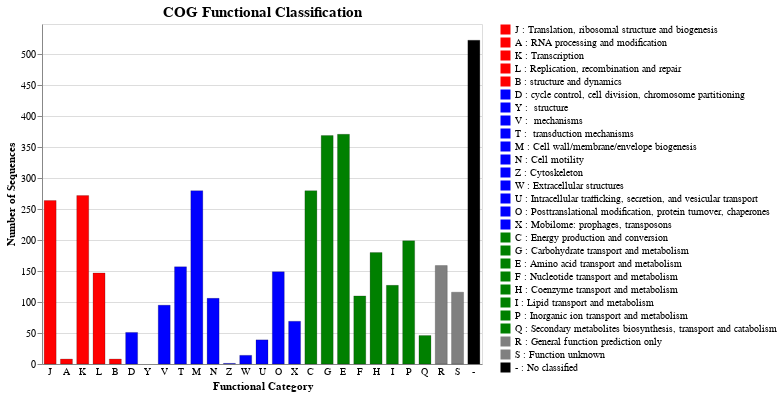

Notebook cell for this chart:
### Code cell
from cogclassifier.plot import plot_cog_count_barchart

cog_count_file = "./cog_count_change_color.tsv"
barchart = plot_cog_count_barchart(cog_count_file)
barchart

### Figure 1 — Vega-Lite specification as saved in the notebook (floating-point values rounded to 4 significant figures)
{"config": {"view": {"continuousWidth": 300, "continuousHeight": 300}, "axisX": {"labelAngle": 0, "tickSize": 0}, "legend": {"labelLimit": 0}, "mark": {"stroke": "black", "strokeOpacity": 1, "strokeWidth": 0.15, "width": 12}, "title": {"fontSize": 15}}, "data": {"name": "data-a31fe5fd03d6e28df9391981bbb980f3"}, "mark": {"type": "bar", "stroke": "black", "strokeWidth": 0.2}, "encoding": {"color": {"field": "L_DESCRIPTION", "scale": {"domain": ["J : Translation, ribosomal structure and biogenesis", "A : RNA processing and modification", "K : Transcription", "L : Replication, recombination and repair", "B : structure and dynamics", "D : cycle control, cell division, chromosome partitioning", "Y :  structure", "V :  mechanisms", "T :  transduction mechanisms", "M : Cell wall/membrane/envelope biogenesis", "N : Cell motility", "Z : Cytoskeleton", "W : Extracellular structures", "U : Intracellular trafficking, secretion, and vesicular transport", "O : Posttranslational modification, protein turnover, chaperones", "X : Mobilome: prophages, transposons", "C : Energy production and conversion", "G : Carbohydrate transport and metabolism", "E : Amino acid transport and metabolism", "F : Nucleotide transport and metabolism", "H : Coenzyme transport and metabolism", "I : Lipid transport and metabolism", "P : Inorganic ion transport and metabolism", "Q : Secondary metabolites biosynthesis, transport and catabolism", "R : General function prediction only", "S : Function unknown", "- : No classified"], "range": ["red", "red", "red", "red", "red", "blue", "blue", "blue", "blue", "blue", "blue", "blue", "blue", "blue", "blue", "blue", "green", "green", "green", "green", "green", "green", "green", "green", "grey", "grey", "black"]}, "title": "", "type": "nominal"}, "stroke": {"condition": {"test": "(datum['COUNT'] > 0)", "value": "black"}, "value": "transparent"}, "tooltip": [{"field": "DESCRIPTION", "type": "nominal"}, {"field": "LETTER", "type": "nominal"}, {"field": "COUNT", "type": "quantitative"}, {"field": "RATIO(%)", "type": "nominal"}], "x": {"field": "LETTER", "sort": null, "title": "Functional Category", "type": "nominal"}, "y": {"axis": {"format": "c"}, "field": "COUNT", "scale": {"clamp": true, "domainMax": 549.1}, "title": "Number of Sequences", "type": "quantitative"}}, "height": 340, "title": "COG Functional Classification", "width": 440, "$schema": "https://vega.github.io/schema/vega-lite/v5.20.1.json", "datasets": {"data-a31fe5fd03d6e28df9391981bbb980f3": [{"LETTER": "J", "COUNT": 264, "GROUP": "INFORMATION STORAGE AND PROCESSING", "COLOR": "red", "DESCRIPTION": "Translation, ribosomal structure and biogenesis", "RATIO": 0.06377, "RATIO(%)": "6.38%", "L_DESCRIPTION": "J : Translation, ribosomal structure and biogenesis"}, {"LETTER": "A", "COUNT": 8, "GROUP": "INFORMATION STORAGE AND PROCESSING", "COLOR": "red", "DESCRIPTION": "RNA processing and modification", "RATIO": 0.001932, "RATIO(%)": "0.19%", "L_DESCRIPTION": "A : RNA processing and modification"}, {"LETTER": "K", "COUNT": 272, "GROUP": "INFORMATION STORAGE AND PROCESSING", "COLOR": "red", "DESCRIPTION": "Transcription", "RATIO": 0.0657, "RATIO(%)": "6.57%", "L_DESCRIPTION": "K : Transcription"}, {"LETTER": "L", "COUNT": 147, "GROUP": "INFORMATION STORAGE AND PROCESSING", "COLOR": "red", "DESCRIPTION": "Replication, recombination and repair", "RATIO": 0.03551, "RATIO(%)": "3.55%", "L_DESCRIPTION": "L : Replication, recombination and repair"}, {"LETTER": "B", "COUNT": 8, "GROUP": "INFORMATION STORAGE AND PROCESSING", "COLOR": "red", "DESCRIPTION": "structure and dynamics", "RATIO": 0.001932, "RATIO(%)": "0.19%", "L_DESCRIPTION": "B : structure and dynamics"}, {"LETTER": "D", "COUNT": 51, "GROUP": "CELLULAR PROCESSES AND SIGNALING", "COLOR": "blue", "DESCRIPTION": "cycle control, cell division, chromosome partitioning", "RATIO": 0.01232, "RATIO(%)": "1.23%", "L_DESCRIPTION": "D : cycle control, cell division, chromosome partitioning"}, {"LETTER": "Y", "COUNT": 0, "GROUP": "CELLULAR PROCESSES AND SIGNALING", "COLOR": "blue", "DESCRIPTION": " structure", "RATIO": 0.0, "RATIO(%)": "0.00%", "L_DESCRIPTION": "Y :  structure"}, {"LETTER": "V", "COUNT": 95, "GROUP": "CELLULAR PROCESSES AND SIGNALING", "COLOR": "blue", "DESCRIPTION": " mechanisms", "RATIO": 0.02295, "RATIO(%)": "2.29%", "L_DESCRIPTION": "V :  mechanisms"}, {"LETTER": "T", "COUNT": 157, "GROUP": "CELLULAR PROCESSES AND SIGNALING", "COLOR": "blue", "DESCRIPTION": " transduction mechanisms", "RATIO": 0.03792, "RATIO(%)": "3.79%", "L_DESCRIPTION": "T :  transduction mechanisms"}, {"LETTER": "M", "COUNT": 280, "GROUP": "CELLULAR PROCESSES AND SIGNALING", "COLOR": "blue", "DESCRIPTION": "Cell wall/membrane/envelope biogenesis", "RATIO": 0.06763, "RATIO(%)": "6.76%", "L_DESCRIPTION": "M : Cell wall/membrane/envelope biogenesis"}, {"LETTER": "N", "COUNT": 106, "GROUP": "CELLULAR PROCESSES AND SIGNALING", "COLOR": "blue", "DESCRIPTION": "Cell motility", "RATIO": 0.0256, "RATIO(%)": "2.56%", "L_DESCRIPTION": "N : Cell motility"}, {"LETTER": "Z", "COUNT": 1, "GROUP": "CELLULAR PROCESSES AND SIGNALING", "COLOR": "blue", "DESCRIPTION": "Cytoskeleton", "RATIO": 0.0002415, "RATIO(%)": "0.02%", "L_DESCRIPTION": "Z : Cytoskeleton"}, {"LETTER": "W", "COUNT": 14, "GROUP": "CELLULAR PROCESSES AND SIGNALING", "COLOR": "blue", "DESCRIPTION": "Extracellular structures", "RATIO": 0.003382, "RATIO(%)": "0.34%", "L_DESCRIPTION": "W : Extracellular structures"}, {"LETTER": "U", "COUNT": 39, "GROUP": "CELLULAR PROCESSES AND SIGNALING", "COLOR": "blue", "DESCRIPTION": "Intracellular trafficking, secretion, and vesicular transport", "RATIO": 0.00942, "RATIO(%)": "0.94%", "L_DESCRIPTION": "U : Intracellular trafficking, secretion, and vesicular transport"}, {"LETTER": "O", "COUNT": 149, "GROUP": "CELLULAR PROCESSES AND SIGNALING", "COLOR": "blue", "DESCRIPTION": "Posttranslational modification, protein turnover, chaperones", "RATIO": 0.03599, "RATIO(%)": "3.60%", "L_DESCRIPTION": "O : Posttranslational modification, protein turnover, chaperones"}, {"LETTER": "X", "COUNT": 69, "GROUP": "CELLULAR PROCESSES AND SIGNALING", "COLOR": "blue", "DESCRIPTION": "Mobilome: prophages, transposons", "RATIO": 0.01667, "RATIO(%)": "1.67%", "L_DESCRIPTION": "X : Mobilome: prophages, transposons"}, {"LETTER": "C", "COUNT": 280, "GROUP": "METABOLISM", "COLOR": "green", "DESCRIPTION": "Energy production and conversion", "RATIO": 0.06763, "RATIO(%)": "6.76%", "L_DESCRIPTION": "C : Energy production and conversion"}, {"LETTER": "G", "COUNT": 369, "GROUP": "METABOLISM", "COLOR": "green", "DESCRIPTION": "Carbohydrate transport and metabolism", "RATIO": 0.08913, "RATIO(%)": "8.91%", "L_DESCRIPTION": "G : Carbohydrate transport and metabolism"}, {"LETTER": "E", "COUNT": 371, "GROUP": "METABOLISM", "COLOR": "green", "DESCRIPTION": "Amino acid transport and metabolism", "RATIO": 0.08961, "RATIO(%)": "8.96%", "L_DESCRIPTION": "E : Amino acid transport and metabolism"}, {"LETTER": "F", "COUNT": 110, "GROUP": "METABOLISM", "COLOR": "green", "DESCRIPTION": "Nucleotide transport and metabolism", "RATIO": 0.02657, "RATIO(%)": "2.66%", "L_DESCRIPTION": "F : Nucleotide transport and metabolism"}, {"LETTER": "H", "COUNT": 180, "GROUP": "METABOLISM", "COLOR": "green", "DESCRIPTION": "Coenzyme transport and metabolism", "RATIO": 0.04348, "RATIO(%)": "4.35%", "L_DESCRIPTION": "H : Coenzyme transport and metabolism"}, {"LETTER": "I", "COUNT": 127, "GROUP": "METABOLISM", "COLOR": "green", "DESCRIPTION": "Lipid transport and metabolism", "RATIO": 0.03068, "RATIO(%)": "3.07%", "L_DESCRIPTION": "I : Lipid transport and metabolism"}, {"LETTER": "P", "COUNT": 199, "GROUP": "METABOLISM", "COLOR": "green", "DESCRIPTION": "Inorganic ion transport and metabolism", "RATIO": 0.04807, "RATIO(%)": "4.81%", "L_DESCRIPTION": "P : Inorganic ion transport and metabolism"}, {"LETTER": "Q", "COUNT": 46, "GROUP": "METABOLISM", "COLOR": "green", "DESCRIPTION": "Secondary metabolites biosynthesis, transport and catabolism", "RATIO": 0.01111, "RATIO(%)": "1.11%", "L_DESCRIPTION": "Q : Secondary metabolites biosynthesis, transport and catabolism"}, {"LETTER": "R", "COUNT": 159, "GROUP": "POORLY CHARACTERIZED", "COLOR": "grey", "DESCRIPTION": "General function prediction only", "RATIO": 0.03841, "RATIO(%)": "3.84%", "L_DESCRIPTION": "R : General function prediction only"}, {"LETTER": "S", "COUNT": 116, "GROUP": "POORLY CHARACTERIZED", "COLOR": "grey", "DESCRIPTION": "Function unknown", "RATIO": 0.02802, "RATIO(%)": "2.80%", "L_DESCRIPTION": "S : Function unknown"}, {"LETTER": "-", "COUNT": 523, "GROUP": "-", "COLOR": "black", "DESCRIPTION": "No classified", "RATIO": 0.1263, "RATIO(%)": "12.63%", "L_DESCRIPTION": "- : No classified"}]}}
